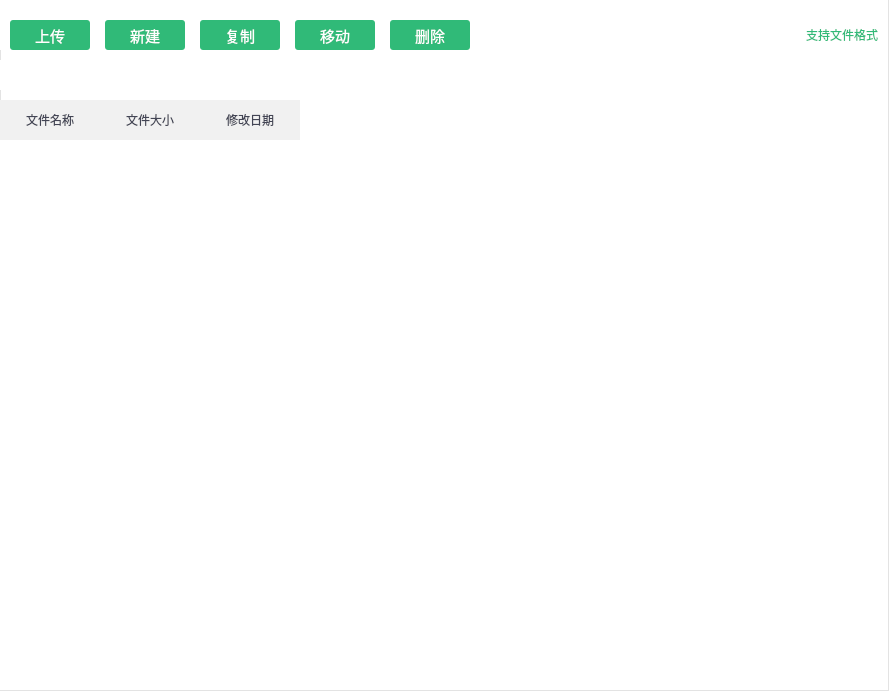
<?xml version="1.0" encoding="UTF-8"?>
<ui version="4.0">
 <class>STCloudFileManagerClass</class>
 <widget class="QWidget" name="STCloudFileManagerClass">
  <property name="geometry">
   <rect>
    <x>0</x>
    <y>0</y>
    <width>889</width>
    <height>691</height>
   </rect>
  </property>
  <property name="windowTitle">
   <string>STCloudFileManager</string>
  </property>
  <property name="styleSheet">
   <string notr="true">QWidget{background-color: rgb(255, 255, 255);}
QWidget#STCloudFileManagerClass{border-bottom: 1px solid #e3e3e3;border-top: 1px solid #e3e3e3;border-right: 1px solid #e3e3e3;border-left: 1px solid #e3e3e3;}
</string>
  </property>
  <layout class="QVBoxLayout" name="verticalLayout">
   <property name="spacing">
    <number>10</number>
   </property>
   <property name="leftMargin">
    <number>0</number>
   </property>
   <property name="topMargin">
    <number>0</number>
   </property>
   <property name="rightMargin">
    <number>1</number>
   </property>
   <property name="bottomMargin">
    <number>1</number>
   </property>
   <item>
    <widget class="QWidget" name="widget" native="true">
     <layout class="QHBoxLayout" name="horizontalLayout">
      <property name="spacing">
       <number>15</number>
      </property>
      <property name="leftMargin">
       <number>10</number>
      </property>
      <property name="topMargin">
       <number>20</number>
      </property>
      <property name="rightMargin">
       <number>10</number>
      </property>
      <property name="bottomMargin">
       <number>0</number>
      </property>
      <item>
       <widget class="QPushButton" name="pbUpload">
        <property name="minimumSize">
         <size>
          <width>80</width>
          <height>30</height>
         </size>
        </property>
        <property name="maximumSize">
         <size>
          <width>80</width>
          <height>30</height>
         </size>
        </property>
        <property name="font">
         <font>
          <family>微软雅黑</family>
          <pointsize>11</pointsize>
         </font>
        </property>
        <property name="styleSheet">
         <string notr="true">

QPushButton {
	border-radius: 3px;
	color: rgb(255, 255, 255);
	background-color: rgb(48, 186, 120);
}
QPushButton:hover:pressed {
	background-color: rgb(48, 186, 120);
}
QPushButton:hover:!pressed {
	
	background-color: rgb(109, 206, 160);
}</string>
        </property>
        <property name="text">
         <string>上传</string>
        </property>
        <property name="icon">
         <iconset resource="stsample.qrc">
          <normaloff>:/STSample/Resources/images/fileupload.png</normaloff>:/STSample/Resources/images/fileupload.png</iconset>
        </property>
       </widget>
      </item>
      <item>
       <widget class="QPushButton" name="pbNew">
        <property name="minimumSize">
         <size>
          <width>80</width>
          <height>30</height>
         </size>
        </property>
        <property name="maximumSize">
         <size>
          <width>80</width>
          <height>30</height>
         </size>
        </property>
        <property name="font">
         <font>
          <family>微软雅黑</family>
          <pointsize>11</pointsize>
         </font>
        </property>
        <property name="styleSheet">
         <string notr="true">

QPushButton {
	border-radius: 3px;
	color: rgb(255, 255, 255);
	background-color: rgb(48, 186, 120);
}
QPushButton:hover:pressed {
	background-color: rgb(48, 186, 120);
}
QPushButton:hover:!pressed {
	
	background-color: rgb(109, 206, 160);
}</string>
        </property>
        <property name="text">
         <string>新建</string>
        </property>
        <property name="icon">
         <iconset resource="stsample.qrc">
          <normaloff>:/STSample/Resources/images/filenew.png</normaloff>:/STSample/Resources/images/filenew.png</iconset>
        </property>
       </widget>
      </item>
      <item>
       <widget class="QPushButton" name="pbCopy">
        <property name="minimumSize">
         <size>
          <width>80</width>
          <height>30</height>
         </size>
        </property>
        <property name="maximumSize">
         <size>
          <width>80</width>
          <height>30</height>
         </size>
        </property>
        <property name="font">
         <font>
          <family>微软雅黑</family>
          <pointsize>11</pointsize>
         </font>
        </property>
        <property name="styleSheet">
         <string notr="true">

QPushButton {
	border-radius: 3px;
	color: rgb(255, 255, 255);
	background-color: rgb(48, 186, 120);
}
QPushButton:hover:pressed {
	background-color: rgb(48, 186, 120);
}
QPushButton:hover:!pressed {
	
	background-color: rgb(109, 206, 160);
}</string>
        </property>
        <property name="text">
         <string>复制</string>
        </property>
        <property name="icon">
         <iconset resource="stsample.qrc">
          <normaloff>:/STSample/Resources/images/filecopy.png</normaloff>:/STSample/Resources/images/filecopy.png</iconset>
        </property>
       </widget>
      </item>
      <item>
       <widget class="QPushButton" name="pbMove">
        <property name="minimumSize">
         <size>
          <width>80</width>
          <height>30</height>
         </size>
        </property>
        <property name="maximumSize">
         <size>
          <width>80</width>
          <height>30</height>
         </size>
        </property>
        <property name="font">
         <font>
          <family>微软雅黑</family>
          <pointsize>11</pointsize>
         </font>
        </property>
        <property name="styleSheet">
         <string notr="true">

QPushButton {
	border-radius: 3px;
	color: rgb(255, 255, 255);
	background-color: rgb(48, 186, 120);
}
QPushButton:hover:pressed {
	background-color: rgb(48, 186, 120);
}
QPushButton:hover:!pressed {
	
	background-color: rgb(109, 206, 160);
}</string>
        </property>
        <property name="text">
         <string>移动</string>
        </property>
        <property name="icon">
         <iconset resource="stsample.qrc">
          <normaloff>:/STSample/Resources/images/filemove.png</normaloff>:/STSample/Resources/images/filemove.png</iconset>
        </property>
       </widget>
      </item>
      <item>
       <widget class="QPushButton" name="pbDel">
        <property name="minimumSize">
         <size>
          <width>80</width>
          <height>30</height>
         </size>
        </property>
        <property name="maximumSize">
         <size>
          <width>80</width>
          <height>30</height>
         </size>
        </property>
        <property name="font">
         <font>
          <family>微软雅黑</family>
          <pointsize>11</pointsize>
         </font>
        </property>
        <property name="styleSheet">
         <string notr="true">

QPushButton {
	border-radius: 3px;
	color: rgb(255, 255, 255);
	background-color: rgb(48, 186, 120);
}
QPushButton:hover:pressed {
	background-color: rgb(48, 186, 120);
}
QPushButton:hover:!pressed {
	
	background-color: rgb(109, 206, 160);
}</string>
        </property>
        <property name="text">
         <string>删除</string>
        </property>
        <property name="icon">
         <iconset resource="stsample.qrc">
          <normaloff>:/STSample/Resources/images/filedel.png</normaloff>:/STSample/Resources/images/filedel.png</iconset>
        </property>
       </widget>
      </item>
      <item>
       <spacer name="horizontalSpacer">
        <property name="orientation">
         <enum>Qt::Horizontal</enum>
        </property>
        <property name="sizeHint" stdset="0">
         <size>
          <width>40</width>
          <height>20</height>
         </size>
        </property>
       </spacer>
      </item>
      <item>
       <widget class="QPushButton" name="pbSupport">
        <property name="styleSheet">
         <string notr="true">

QPushButton {
	color: #30ba78;
	font:9pt &quot;微软雅黑&quot;;
    background-repeat:no-repeat;
    border:none;
}
QPushButton:hover:!pressed {
	color: #6dcea0;
}</string>
        </property>
        <property name="text">
         <string>支持文件格式</string>
        </property>
        <property name="icon">
         <iconset resource="stsample.qrc">
          <normaloff>:/STSample/Resources/images/file.png</normaloff>:/STSample/Resources/images/file.png</iconset>
        </property>
       </widget>
      </item>
     </layout>
    </widget>
   </item>
   <item>
    <widget class="QWidget" name="widget_4" native="true">
     <property name="minimumSize">
      <size>
       <width>0</width>
       <height>30</height>
      </size>
     </property>
     <property name="maximumSize">
      <size>
       <width>16777215</width>
       <height>30</height>
      </size>
     </property>
     <layout class="QHBoxLayout" name="horizontalLayout_3">
      <property name="leftMargin">
       <number>10</number>
      </property>
      <property name="topMargin">
       <number>10</number>
      </property>
      <property name="rightMargin">
       <number>10</number>
      </property>
      <property name="bottomMargin">
       <number>0</number>
      </property>
      <item>
       <widget class="QWidget" name="widPathList" native="true">
        <layout class="QHBoxLayout" name="horizontalLayout_4">
         <property name="spacing">
          <number>10</number>
         </property>
         <property name="leftMargin">
          <number>0</number>
         </property>
         <property name="topMargin">
          <number>0</number>
         </property>
         <property name="rightMargin">
          <number>0</number>
         </property>
         <property name="bottomMargin">
          <number>0</number>
         </property>
        </layout>
       </widget>
      </item>
      <item>
       <spacer name="horizontalSpacer_2">
        <property name="orientation">
         <enum>Qt::Horizontal</enum>
        </property>
        <property name="sizeHint" stdset="0">
         <size>
          <width>40</width>
          <height>20</height>
         </size>
        </property>
       </spacer>
      </item>
     </layout>
    </widget>
   </item>
   <item>
    <widget class="QWidget" name="widget_3" native="true">
     <layout class="QHBoxLayout" name="horizontalLayout_2">
      <property name="spacing">
       <number>0</number>
      </property>
      <property name="leftMargin">
       <number>0</number>
      </property>
      <property name="topMargin">
       <number>0</number>
      </property>
      <property name="rightMargin">
       <number>0</number>
      </property>
      <property name="bottomMargin">
       <number>0</number>
      </property>
      <item>
       <widget class="QTableWidget" name="twFileManager">
        <property name="focusPolicy">
         <enum>Qt::NoFocus</enum>
        </property>
        <property name="styleSheet">
         <string notr="true">QTableWidget
{  
    background-color: rgba(255, 255, 255, 0);   
    font:10pt &quot;微软雅黑&quot;;  
	color: rgb(67, 69, 85);
    border:0px;  
}  
  
QHeaderView::section {
	color: rgb(67, 69, 85);
    font:10pt &quot;微软雅黑&quot;;  
    text-align:center;  
    height:40px;  
    border:0px solid #8faac9;  
    background-color: rgb(241, 241, 241);
    border-left:none;  
padding-left: 20px;
padding-right: 20px;
}  
  
QHeaderView::section::hover {
    background-color: rgb(216, 216, 216);
	
}  
 


QScrollBar::vertical
{
    width:4px;
    background:rgb(0,0,0,0%);
    margin:0px,0px,0px,0px;
    padding-top:0px;   /*上预留位置*/
    padding-bottom:0px;    /*下预留位置*/
}

/*滚动条中滑块的样式*/
QScrollBar::handle::vertical
{
    width:4px;
    background:rgb(0,0,0,25%);
    border-radius:2px;
    min-height:20px;
}

/*鼠标触及滑块样式*/
QScrollBar::handle::vertical::hover
{
    width:5px;
    background:rgb(0,0,0,50%);
    border-radius:2px;
    min-height:20;
}

/*设置下箭头*/
QScrollBar::add-line:vertical
{
    height:0px;
    subcontrol-position:bottom;
}

/*设置上箭头*/
QScrollBar::sub-line:vertical
{
    height:0px;
    subcontrol-position:top;
}
  </string>
        </property>
        <property name="sizeAdjustPolicy">
         <enum>QAbstractScrollArea::AdjustToContents</enum>
        </property>
        <property name="editTriggers">
         <set>QAbstractItemView::NoEditTriggers</set>
        </property>
        <property name="selectionMode">
         <enum>QAbstractItemView::NoSelection</enum>
        </property>
        <property name="selectionBehavior">
         <enum>QAbstractItemView::SelectRows</enum>
        </property>
        <property name="showGrid">
         <bool>false</bool>
        </property>
        <attribute name="horizontalHeaderVisible">
         <bool>true</bool>
        </attribute>
        <attribute name="horizontalHeaderMinimumSectionSize">
         <number>40</number>
        </attribute>
        <attribute name="horizontalHeaderShowSortIndicator" stdset="0">
         <bool>true</bool>
        </attribute>
        <attribute name="horizontalHeaderStretchLastSection">
         <bool>false</bool>
        </attribute>
        <attribute name="verticalHeaderVisible">
         <bool>false</bool>
        </attribute>
        <attribute name="verticalHeaderDefaultSectionSize">
         <number>40</number>
        </attribute>
        <attribute name="verticalHeaderMinimumSectionSize">
         <number>40</number>
        </attribute>
        <attribute name="verticalHeaderShowSortIndicator" stdset="0">
         <bool>false</bool>
        </attribute>
        <attribute name="verticalHeaderStretchLastSection">
         <bool>false</bool>
        </attribute>
        <column>
         <property name="text">
          <string>文件名称</string>
         </property>
        </column>
        <column>
         <property name="text">
          <string>文件大小</string>
         </property>
        </column>
        <column>
         <property name="text">
          <string>修改日期</string>
         </property>
        </column>
       </widget>
      </item>
     </layout>
    </widget>
   </item>
  </layout>
 </widget>
 <resources>
  <include location="stsample.qrc"/>
 </resources>
 <connections/>
</ui>
